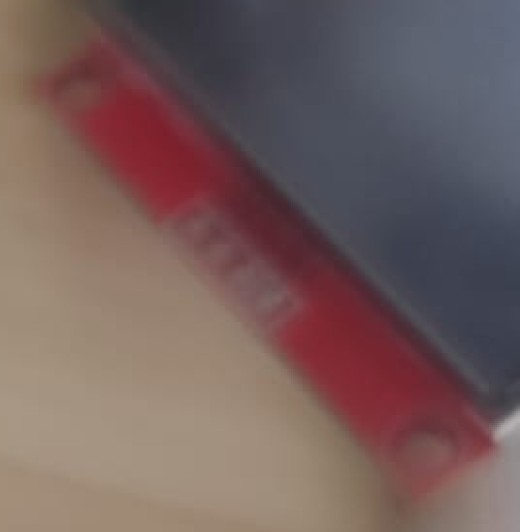
#> input picture docs/images/board-back.jpg, 520 x 532 px, given in place of WhatsApp Image 2026-11-27 at 7.48.31 AM.jpeg, which was not available
$ python crop_media.py
#> lines starting #> are read from the running program, lines starting #| are printed output that depends on the picture; after the words box and inside, x2 and y2 are one past the last pixel; in counts of white or black regions, pixels touching at a corner belong together
#!/usr/bin/env python3
"""Turn the phone photos and video in assets/ into the docs images.

Workstation tool only: the firmware never needs OpenCV or ffmpeg. Usage:

    python3 scripts/crop_media.py

Requires assets/image/*.jpeg and assets/video/*.mp4; writes docs/images/.
The raw assets are git ignored, only the generated files are committed.
"""

import subprocess
import sys
from pathlib import Path

import cv2
import numpy as np

W, H = 320, 240
ROOT = Path(__file__).resolve().parent.parent
SRC_IMAGES = ROOT / "assets" / "image"
SRC_VIDEO = ROOT / "assets" / "video"
OUT = ROOT / "docs" / "images"

# Which photo becomes which docs image, plus the rotation the crop needs. The
# perspective crop is exact, but a photo can hold the panel upside down, so the
# angle is chosen by eye once instead of guessed at runtime.
SCREEN_SHOTS = {
    "WhatsApp Image 2026-11-27 at 7.48.31 AM.jpeg": ("ui-fx", 180),
    "WhatsApp Image 2026-11-27 at 7.48.32 AM (1).jpeg": ("ui-draw", 0),
    "WhatsApp Image 2026-11-27 at 7.48.32 AM (2).jpeg": ("ui-bench", 0),
    "WhatsApp Image 2026-11-27 at 7.48.32 AM.jpeg": ("ui-live", 0),
}

# Photos of the board itself: no screen to straighten, so crop the red PCB.
BOARD_SHOTS = {
    # These two are the TFT module itself, not the ESP32 board.
    "WhatsApp Image 2026-11-27 at 7.48.32 AM (3).jpeg": "panel-back",
    "WhatsApp Image 2026-11-27 at 7.48.33 AM.jpeg": "panel-front",
}

# The ESP32 board fills the frame at an angle, so its crop is a plain box given
# as fractions of the source: left, top, right, bottom.
BOARD_SHOT = ("board-esp", (0.26, 0.35, 0.94, 0.69))
BOARD_SHOT_WIDTH = 640

# The video is handheld, so a per-frame screen crop would flicker. A plain
# scaled clip of the segment where tabs are tapped reads better and stays small.
GIF_SEGMENT = (9, 15)
GIF_WIDTH = 200
GIF_FPS = 8


def find_screen(gray):
    """Largest bright convex quadrilateral, which on these photos is the panel."""
    blurred = cv2.GaussianBlur(gray, (5, 5), 0)
    edges = cv2.dilate(cv2.Canny(blurred, 40, 120), np.ones((3, 3), np.uint8), 1)
    contours, _ = cv2.findContours(edges, cv2.RETR_LIST, cv2.CHAIN_APPROX_SIMPLE)
    contours = sorted(contours, key=cv2.contourArea, reverse=True)[:15]

    area_image = gray.shape[0] * gray.shape[1]
    for contour in contours:
        area = cv2.contourArea(contour)
        if not area_image * 0.05 < area < area_image * 0.35:
            continue
        hull = cv2.convexHull(contour)
        approx = cv2.approxPolyDP(hull, 0.02 * cv2.arcLength(hull, True), True)
        if len(approx) != 4 or not cv2.isContourConvex(approx):
            continue
        x, y, w, h = cv2.boundingRect(approx)
        # A display is much brighter than the desk; this rejects quads made of
        # cables and table edges.
        if gray[y : y + h, x : x + w].mean() < 120:
            continue
        return approx.reshape(4, 2).astype(np.float32)
    return None


# [7 lines left out: function order_corners, not called in this run]


def screen_crop(path, angle):
    image = cv2.imread(str(path))
    if image is None:
        return None

    factor = min(1.0, 900 / max(image.shape[:2]))
    small = cv2.resize(image, None, fx=factor, fy=factor) if factor < 1 else image
    quad = find_screen(cv2.cvtColor(small, cv2.COLOR_BGR2GRAY))
    if quad is None:
        return None
    quad = order_corners(quad) / factor

    width = np.linalg.norm(quad[1] - quad[0])
    height = np.linalg.norm(quad[3] - quad[0])
    dst_w, dst_h = (W, H) if width >= height else (H, W)
    dst = np.array([[0, 0], [dst_w - 1, 0], [dst_w - 1, dst_h - 1], [0, dst_h - 1]], np.float32)

    warped = cv2.warpPerspective(
        image, cv2.getPerspectiveTransform(quad, dst), (dst_w, dst_h), flags=cv2.INTER_AREA
    )
    if dst_w != W:
        warped = cv2.rotate(warped, cv2.ROTATE_90_CLOCKWISE)
    if angle:
        warped = cv2.rotate(warped, cv2.ROTATE_180 if angle == 180 else cv2.ROTATE_90_CLOCKWISE)
    return warped


def board_crop(path):
    """Crop the red PCB of the module out of a table shot."""
    image = cv2.imread(str(path))
    if image is None:
        return None
    hsv = cv2.cvtColor(image, cv2.COLOR_BGR2HSV)
    red = cv2.inRange(hsv, (0, 90, 60), (12, 255, 255)) | cv2.inRange(hsv, (170, 90, 60), (180, 255, 255))
    red = cv2.morphologyEx(red, cv2.MORPH_CLOSE, np.ones((15, 15), np.uint8))
    contours, _ = cv2.findContours(red, cv2.RETR_EXTERNAL, cv2.CHAIN_APPROX_SIMPLE)
    if not contours:
        return None
    x, y, w, h = cv2.boundingRect(max(contours, key=cv2.contourArea))
    margin = int(0.06 * max(w, h))
    x0, y0 = max(0, x - margin), max(0, y - margin)
    x1 = min(image.shape[1], x + w + margin)
    y1 = min(image.shape[0], y + h + margin)
    crop = image[y0:y1, x0:x1]
    scale = 520 / crop.shape[1]
    return cv2.resize(crop, None, fx=scale, fy=scale, interpolation=cv2.INTER_AREA)


# [38 lines left out: functions fraction_crop, make_gif, not called in this run]


def main():
    OUT.mkdir(parents=True, exist_ok=True)
    missing = 0

    for name, (out_name, angle) in SCREEN_SHOTS.items():
        crop = screen_crop(SRC_IMAGES / name, angle)
#> in screen_crop, image is the input picture: shape (532, 520, 3); mean B, G, R 93.1, 94.9, 116.6
#> in find_screen, `blurred = cv2.GaussianBlur(gray, (5, 5), 0)`:
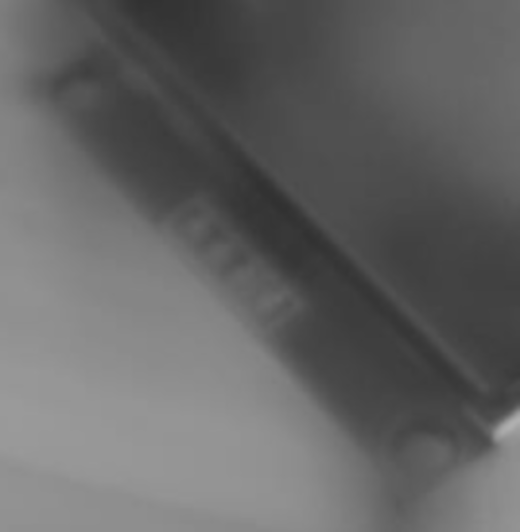
#> blurred: shape (532, 520); min 49, max 176, mean 101.2
#> in find_screen, `edges = cv2.dilate(cv2.Canny(blurred, 40, 120), np.ones((3, 3), np.uin..`:
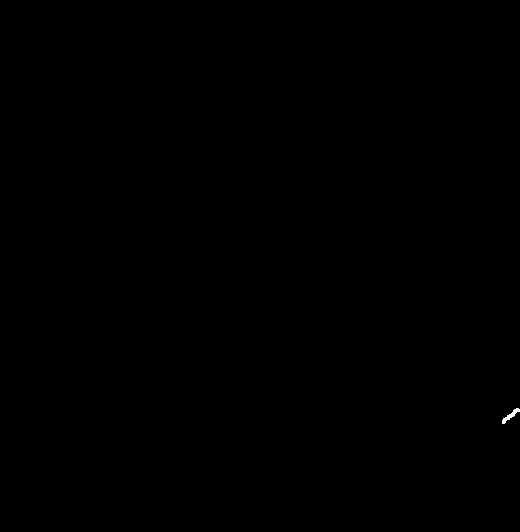
#> edges: shape (532, 520); 0.03% white; 1 white region
#> in find_screen, `contours, _ = cv2.findContours(edges, cv2.RETR_LIST, cv2.CHAIN_APPROX_..`: contours = 1 contour; box (x1, y1, x2, y2) and area: (502, 408, 520, 424) 68
#> the loop in find_screen, `for contour in contours:` made 1 pass
#> area on pass 1: 67.5
        if crop is None:
            print(f"MISSED  {name}")
            missing += 1
            continue
        cv2.imwrite(str(OUT / f"{out_name}.jpg"), crop, [cv2.IMWRITE_JPEG_QUALITY, 90])
        print(f"ok      {out_name}.jpg")
#> pass 2 of the loop in main, `for name, (out_name, angle) in SCREEN_SHOTS.items():`:
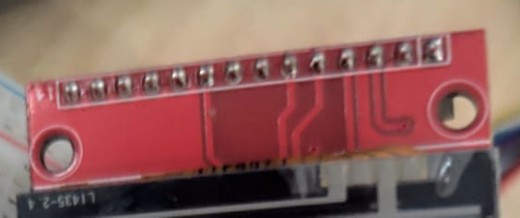
#> input picture docs/images/board-front.jpg, 520 x 218 px, given in place of WhatsApp Image 2026-11-27 at 7.48.32 AM (1).jpeg, which was not available
#> in screen_crop, image is the input picture: shape (218, 520, 3); mean B, G, R 93.8, 98.1, 142.4
#> in find_screen (call 2), `blurred = cv2.GaussianBlur(gray, (5, 5), 0)`:
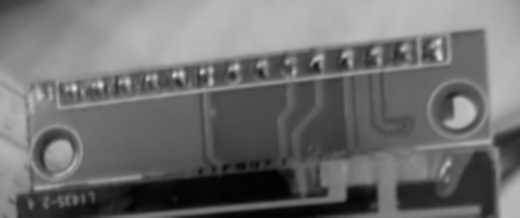
#> blurred: shape (218, 520); min 2, max 222, mean 110.8
#> gray: shape (218, 520)
#> in find_screen (call 2), `edges = cv2.dilate(cv2.Canny(blurred, 40, 120), np.ones((3, 3), np.uin..`:
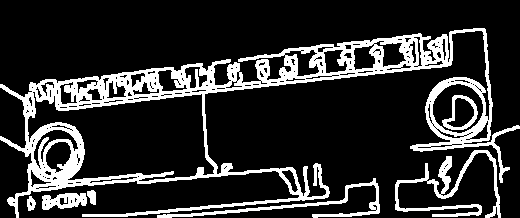
#> edges: shape (218, 520); 18.2% white; 7 white regions
#> in find_screen (call 2), `contours, _ = cv2.findContours(edges, cv2.RETR_LIST, cv2.CHAIN_APPROX_..`: contours = 225 contours, 161 with area under 20; largest, box (x1, y1, x2, y2) and area: (0, 28, 520, 218) 32612, (27, 91, 215, 182) 10516, (432, 83, 484, 134) 1931, (395, 150, 501, 218) 1194, (157, 178, 380, 218) 791
#> in find_screen (call 2), `contours = sorted(contours, key=cv2.contourArea, reverse=True)[:15]`: contours = 15 contours; largest, box (x1, y1, x2, y2) and area: (0, 28, 520, 218) 32612, (27, 91, 215, 182) 10516, (432, 83, 484, 134) 1931, (395, 150, 501, 218) 1194, (157, 178, 380, 218) 791
#> the loop in find_screen (call 2), `for contour in contours:` made 15 passes
#> area on passes 1 to 8: 32612.5, 10516, 1931, 1194, 791, 788.5, 558, 508

    for name, out_name in BOARD_SHOTS.items():
        crop = board_crop(SRC_IMAGES / name)
        if crop is None:
            print(f"MISSED  {name}")
            missing += 1
            continue
        cv2.imwrite(str(OUT / f"{out_name}.jpg"), crop, [cv2.IMWRITE_JPEG_QUALITY, 90])
        print(f"ok      {out_name}.jpg")
#> pass 2 of the loop in main, `for name, out_name in BOARD_SHOTS.items():`:

    board_source = next(iter(sorted(SRC_IMAGES.glob(f"{BOARD_SHOT[0]}.*"))), None)
    if board_source is not None:
        crop = fraction_crop(board_source, BOARD_SHOT[1], BOARD_SHOT_WIDTH)
        cv2.imwrite(str(OUT / f"{BOARD_SHOT[0]}.jpg"), crop, [cv2.IMWRITE_JPEG_QUALITY, 90])
        print(f"ok      {BOARD_SHOT[0]}.jpg")
    else:
        print(f"note    no {BOARD_SHOT[0]}.* in assets/image, board photo skipped")

    videos = sorted(SRC_VIDEO.glob("*.mp4"))
    if videos:
        out = make_gif(videos[0])
        print(f"ok      {out.name} ({out.stat().st_size // 1024} KB)")
    else:
        print("MISSED  no video for the demo gif")
        missing += 1

    return 1 if missing else 0


if __name__ == "__main__":
#> (the run stopped early here; a loop or call above may not have finished)
